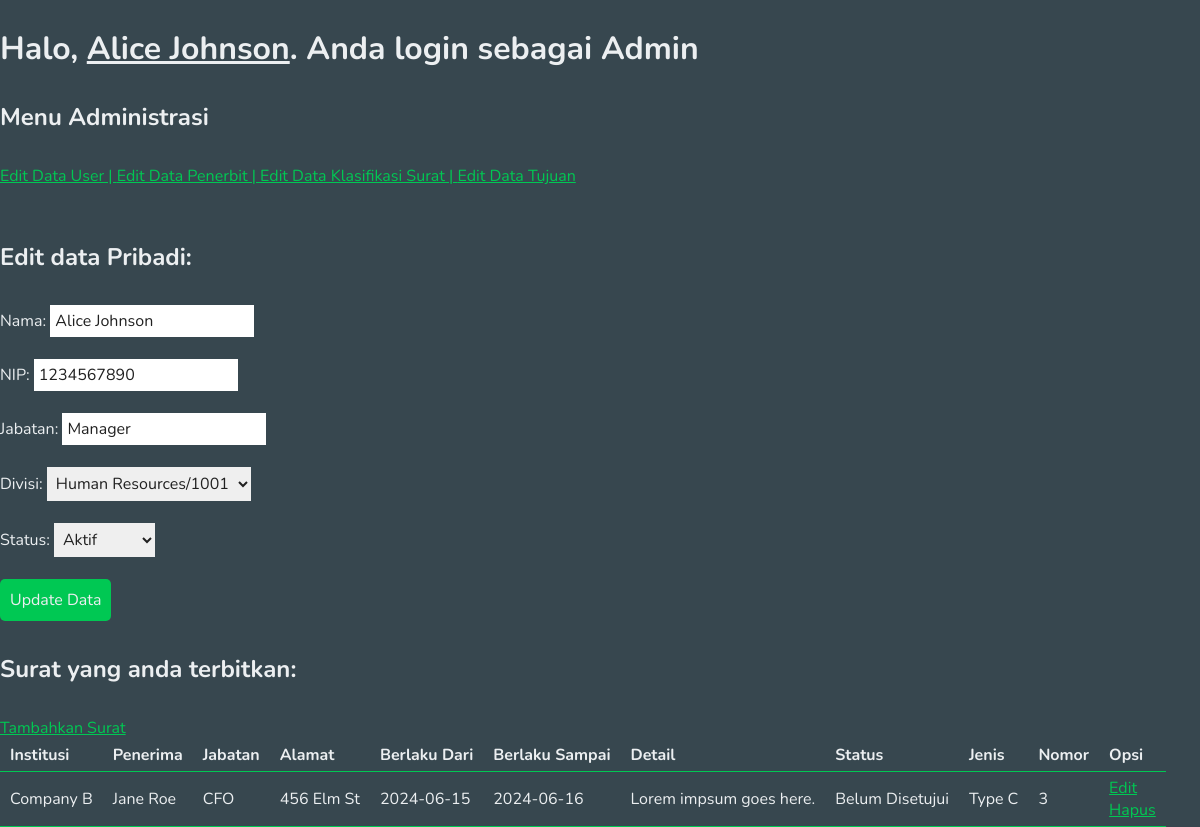
/edit_page.php?id=1, run on the app's committed database.
### tables this page shows
CREATE TABLE `penerbit` (
  `id` int(11) NOT NULL,
  `id_user` int(11) DEFAULT NULL,
  `id_divisi` int(11) DEFAULT NULL,
  `nama` varchar(50) DEFAULT NULL,
  `NIP` varchar(50) DEFAULT NULL,
  `jabatan` varchar(50) DEFAULT NULL,
  `status` tinyint(1) DEFAULT NULL
);

CREATE TABLE `surat` (
  `id` int(11) NOT NULL,
  `id_penerbit` int(11) DEFAULT NULL,
  `id_tujuan` int(11) DEFAULT NULL,
  `id_jenis` int(11) DEFAULT NULL,
  `berlaku_dari` date DEFAULT NULL,
  `berlaku_sampai` date DEFAULT NULL,
  `detail` text DEFAULT NULL,
  `status` tinyint(1) DEFAULT 0
);

CREATE TABLE `tujuan` (
  `id` int(11) NOT NULL,
  `alamat` varchar(50) DEFAULT NULL,
  `orang` varchar(50) DEFAULT NULL,
  `jabatan` varchar(50) DEFAULT NULL,
  `institusi` varchar(50) DEFAULT NULL,
  `status` tinyint(1) DEFAULT 1
);

CREATE TABLE `klasifikasi` (
  `id` int(11) NOT NULL,
  `nama` varchar(30) DEFAULT NULL,
  `nomor` int(10) DEFAULT NULL,
  `status` tinyint(1) DEFAULT NULL
);

### edit_page.php (the view, shortened to what this page needs)
<?php
include 'db.php';
$user_id = isset($_GET['id']) ? $_GET['id'] : "";
$user_id = mysqli_real_escape_string($conn, $user_id);
$check_level = mysqli_query($conn, "SELECT level FROM user WHERE id = '$user_id'");
$row_level = mysqli_fetch_array($check_level);
$sql_penerbitdata = mysqli_query($conn, "SELECT * FROM penerbit WHERE id_user='$user_id'");
$row_penerbit = mysqli_fetch_array($sql_penerbitdata);
$id_penerbit = $row_penerbit['id'];
if ($row_level['level'] != 2){
	$sql_suratuser = mysqli_query($conn, "SELECT `tujuan`.`alamat`, `tujuan`.`orang`, `tujuan`.`jabatan`, `tujuan`.`institusi`, `surat`.*, `klasifikasi`.`nama`, `klasifikasi`.`nomor` FROM `tujuan`  LEFT JOIN `surat` ON `surat`.`id_tujuan` = `tujuan`.`id` LEFT JOIN `klasifikasi` ON `surat`.`id_jenis` = `klasifikasi`.`id` WHERE `surat`.`id_penerbit` = '$id_penerbit';");
}
$sql_divisi = mysqli_query($conn, "SELECT * FROM divisi");
?>
<!DOCTYPE html>
<html lang="en">
<head>
    <link rel="stylesheet" href="themes/midnight-green.css">
</head>
<body>
	 <div>
	 <?php if ($row_penerbit): ?>
    <h2>Halo, <u><?php echo $row_penerbit['nama']; ?></u>. Anda login sebagai <?php echo ($row_level['level'] == 0) ? 'User' : (($row_level['level'] == 1) ? 'Admin' : 'Pimpinan'); ?> </h2>
	 <?php else: ?>
	 <h3>Data tidak ditemukan, silahkan isi data Anda sebagai penerbit menggunakan form di bawah.<h3>
    <h3>Tambah Data Anda Sebagai Admin</h3>
	 <?php endif; ?>
	 <?php if($row_level['level'] == 1): { ?>
	 <div>
    		<h4>Menu Administrasi</h4>
			<a href="admin_edit-user.php" >Edit Data User | </a>
			<a href="" >Edit Data Penerbit | </a>
			<a href="" >Edit Data Klasifikasi Surat | </a>
			<a href="" >Edit Data Tujuan</a>
			<br><br>
    </div>
    <?php } endif; ?>
    </div>
    <h4>Edit data Pribadi:</h4>
    <form method="POST">
        <label for="nama">Nama: </label>
        <input type="text" id="nama" name="nama" value="<?php echo isset($row_penerbit['nama']) ? $row_penerbit['nama'] : ''; ?>" required><br><br>
        <label for="NIP">NIP: </label>
        <input type="text" id="NIP" name="NIP" value="<?php echo isset($row_penerbit['NIP']) ? $row_penerbit['NIP'] : ''; ?>" required><br><br>
        <label for="jabatan">Jabatan: </label>
        <input type="text" id="jabatan" name="jabatan" value="<?php echo isset($row_penerbit['jabatan']) ? $row_penerbit['jabatan'] : ''; ?>" required><br><br>
        <label for="options">Divisi:</label>
    	  <select id="options" name="divisi">
    		<?php
    		while ($row_divisi = mysqli_fetch_array($sql_divisi)) {
        		$selected = '';
        		if (isset($row_penerbit['id_divisi']) && $row_penerbit['id_divisi'] == $row_divisi['id']) {
            $selected = 'selected';
	        	}
    		?>
    		<option value="<?php echo $row_divisi['id']; ?>" <?php echo $selected; ?>>
         <?php echo $row_divisi['nama_divisi'] . "/" . $row_divisi['kode_divisi']; ?>
    	   </option>
    		<?php
    		}
    		?>
		  </select>
		  <br><br>
    	  <label for="status">Status: </label>
		  <select id="status" name="status">
    			<option value="1" <?php echo (isset($row_penerbit['status']) && $row_penerbit['status'] == 1) ? 'selected' : ''; ?>>Aktif</option>
		  </select><br><br>
    	  <input type="submit" value="Update Data"><br>
    </form>
    <div>
    	  <h4>Surat yang anda terbitkan:</h4>
    	  <a href="input_letter.php?id=<?php echo $id_penerbit;?>">Tambahkan Surat</a><br>
    	  <table>
		  		<tr>
				  	<th>Institusi</th>
					<th>Penerima</th>
					<th>Jabatan</th>
					<th>Alamat</th>
					<th>Berlaku Dari</th>
					<th>Berlaku Sampai</th>
					<th>Detail</th>
					<th>Status</th>
					<th>Jenis</th>
					<th>Nomor</th>
					<th>Opsi</th>
    	  		</tr>
    	  <?php if (mysqli_num_rows($sql_suratuser) > 0): ?>
				<?php
				while ($row_suratuser = mysqli_fetch_array($sql_suratuser)) {
				?>
    	  		<tr>
				  	<td><?php echo $row_suratuser['institusi']?></td>
					<td><?php echo $row_suratuser['orang']?></td>
					<td><?php echo $row_suratuser['jabatan']?></td>
					<td><?php echo $row_suratuser['alamat']?></td>
					<td><?php echo $row_suratuser['berlaku_dari']?></td>
					<td><?php echo $row_suratuser['berlaku_sampai']?></td>
					<td><?php echo $row_suratuser['detail']?></td>
					<td><?php echo $row_suratuser['status'] == 1 ? 'Disetujui' : 'Belum Disetujui' ?></td>
					<td><?php echo $row_suratuser['nama']?></td>
					<td><?php echo $row_suratuser['nomor']?></td>
					<td>
					    <?php if ($row_level['level'] == 2){ ?>
							<?php if ($row_suratuser['status'] == 0) { ?>
								<a href="edit_letter.php?id=<?php echo $row_suratuser['id']?>">Edit</a> <br>
								<a href="delete_letter.php?id=<?php echo $row_suratuser['id']?>">Hapus</a> <br>
								<a href="approve_letter.php?id=<?php echo $row_suratuser['id']?>">Setujui</a>
							<?php } else { ?>
								<p>---</p>
							<?php } ?>
						<?php } else { ?>
							<?php if ($row_suratuser['status'] == 0) { ?>
								<a href="edit_letter.php?id=<?php echo $row_suratuser['id']?>">Edit</a> <br>
								<a href="delete_letter.php?id=<?php echo $row_suratuser['id']?>">Hapus</a> <br>
							<?php } else { ?>
								<p>---</p>
							<?php } ?>
    					<?php } ?>
					</td>
    	  		</tr>
    	  		<?php } else: ?>
    	  	</table>
				<h4>Anda Masih Belum Menerbitkan Surat.</h4>
		  <?php endif; ?>
    </div>
</body>
</html>

### themes/midnight-green.css (style rules this page uses)
html,body,div,span,applet,object,iframe,h1,h2,h3,h4,h5,h6,p,blockquote,pre,a,abbr,acronym,address,big,cite,code,del,dfn,em,img,ins,kbd,q,s,samp,small,strike,strong,sub,sup,tt,var,b,u,i,center,textarea,input,select,dl,dt,dd,ol,ul,li,fieldset,form,label,legend,table,caption,tbody,tfoot,thead,tr,th,td,article,aside,canvas,details,embed,figure,figcaption,footer,header,hgroup,menu,nav,output,ruby,section,summary,time,mark,audio,video { font-family:"Nunito",sans-serif;color:#eceff1 }
body,html { padding:0;margin:0;overflow-x:hidden;background-color:#37474f }
h2 { font-size:2em }
h4 { font-size:1.5em }
a { color:#00c853 }
table { display:table;padding:5px;border-collapse:collapse }
table tr th,table tr td { padding:5px 10px;border-bottom:1px solid #00c853 }
form input,form select { font-size:1rem;padding:5px;border:none;color:#212121 }
form input[type="submit"] { padding:10px;background-color:#00c853;color:#eceff1;border-radius:5px;border:none;cursor:pointer }

### edit_page.php (style rules this page uses)
td { word-wrap: break-word; }

### data on the page
penerbit: nama "Alice Johnson", NIP "1234567890", jabatan "Manager", status "Aktif"
surat: id_tujuan.institusi "Company B", id_tujuan.orang "Jane Roe", id_tujuan.jabatan "CFO", id_tujuan.alamat "456 Elm St", berlaku_dari "2024-06-15", berlaku_sampai "2024-06-16", detail "Lorem impsum goes here.", status "Belum Disetujui", id_jenis.nama "Type C", id_jenis.nomor "3"

### other printed values
form field divisi "Human Resources/1001"
